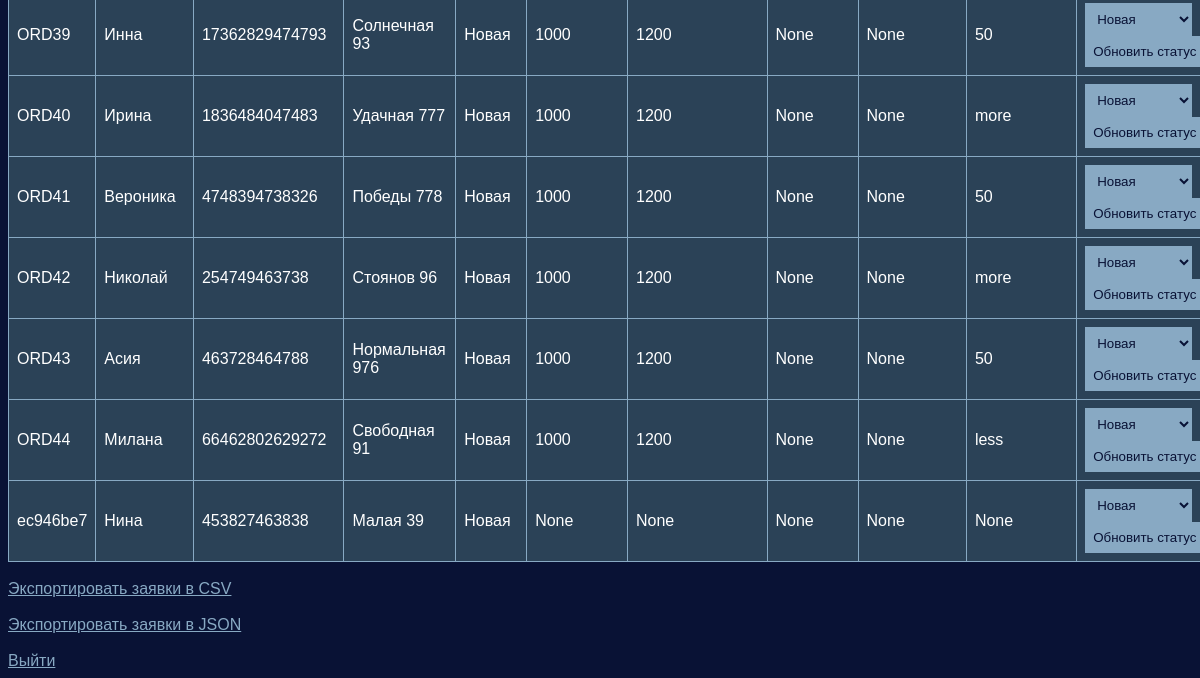
Page /admin/dashboard (signed in, lower part) on the earlier database version.
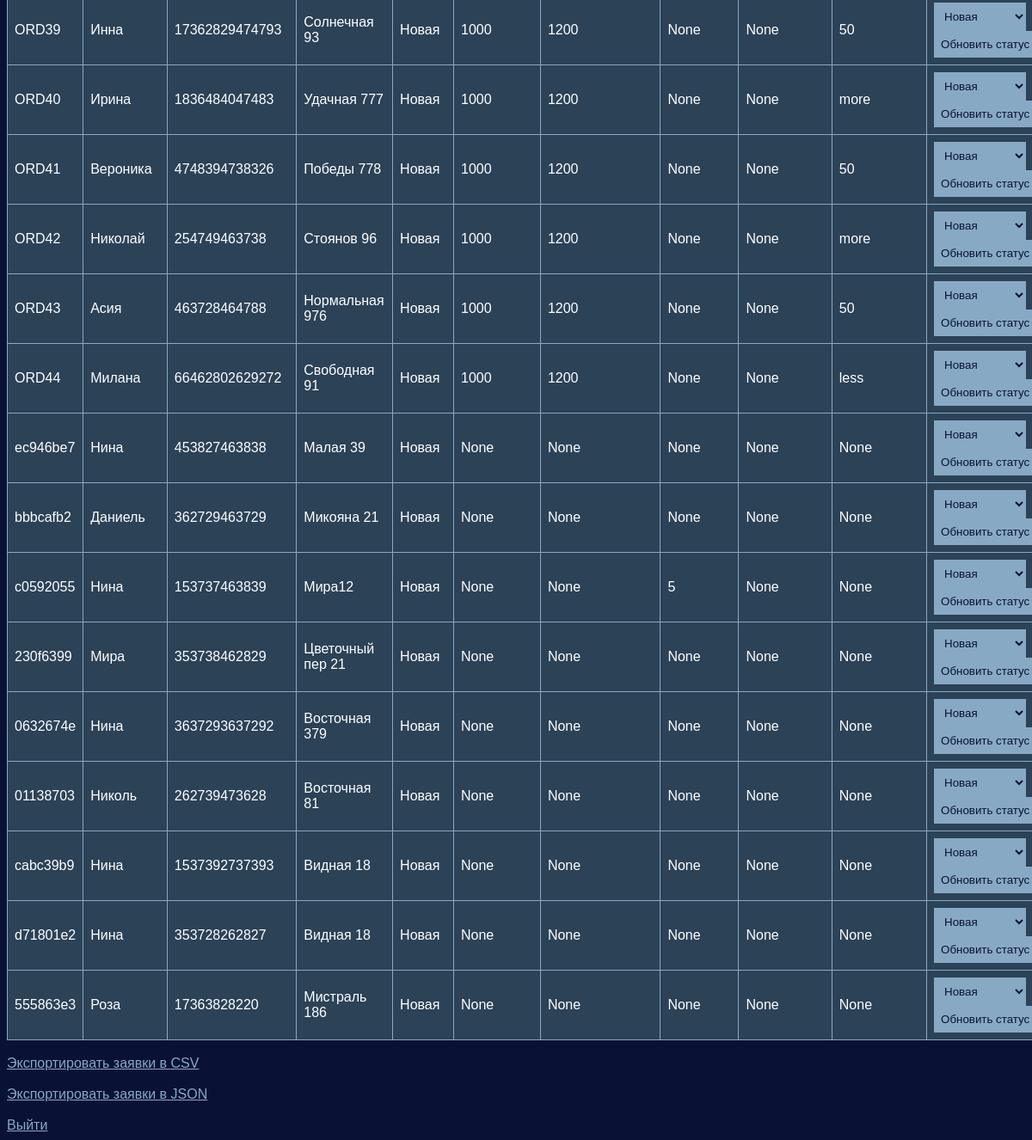
Same page on the later database version.
### tables this page shows
CREATE TABLE orders (
            id INTEGER PRIMARY KEY AUTOINCREMENT,
            client_id INTEGER NOT NULL,  
            order_id TEXT NOT NULL,
            order_status TEXT DEFAULT 'Новая',
            order_date TEXT,
            estimated_price INTEGER,
            final_price INTEGER,
            poison_type TEXT,
            insect_type TEXT,
            insect_quantity TEXT,
            client_contact TEXT,
            client_address TEXT,
            client_property_type TEXT,
            client_area INTEGER, user_id INTEGER, disinsector_id INTEGER,
            FOREIGN KEY (client_id) REFERENCES users(id)  -- Внешний ключ
        );

CREATE TABLE users (
            id INTEGER PRIMARY KEY AUTOINCREMENT,
            name TEXT NOT NULL,
            object TEXT NOT NULL,
            insect_quantity TEXT NOT NULL,
            disinsect_experience TEXT NOT NULL,
            phone TEXT NOT NULL,
            address TEXT NOT NULL
        );

### app.py (the view)
@app.route('/admin/dashboard', methods=['GET', 'POST'])
def admin_dashboard():
    if 'user_id' in session and session.get('role') == 'admin':
        conn = sqlite3.connect('disinsect_data.db')
        cur = conn.cursor()
        cur.execute('''
            SELECT o.order_id, u.name, u.phone, u.address, o.order_status, o.estimated_price, o.final_price,
                   o.poison_type, o.insect_type, o.insect_quantity
            FROM orders o
            JOIN users u ON o.client_id = u.id
        ''')
        clients = cur.fetchall()
        conn.close()
        if clients:
            return render_template('admin_dashboard.html', clients=clients, filter_status='Все')
        else:
            flash("Нет заявок для отображения")
            return redirect(url_for('admin_dashboard'))
    else:
        return redirect(url_for('login'))

### templates/admin_dashboard.html (shortened to what this page needs)
<!DOCTYPE html>
<html lang="en">
<head>
</head>
<body>
    {% if session.get('role') == 'admin' %}
    <br><br>
    {% endif %}
    {% if clients %}
    <table border="1">
        {% for client in clients %}
        <tr>
            <td>{{ client[0] }}</td>
            <td>{{ client[1] }}</td>
            <td>{{ client[2] }}</td>
            <td>{{ client[3] }}</td>
            <td>{{ client[4] }}</td>
            <td>{{ client[5] }}</td>
            <td>{{ client[6] }}</td>
            <td>{{ client[7] }}</td>
            <td>{{ client[8] }}</td>
            <td>{{ client[9] }}</td>
            <td>
                <form method="POST">
                    <select name="status">
                        <option value="Новая" {% if client[4] == 'Новая' %}selected{% endif %}>Новая</option>
                    </select>
                    <input type="submit" value="Обновить статус">
                </form>
            </td>
        </tr>
        {% endfor %}
    </table>
    {% else %}
        <p>Заявок нет.</p>
    {% endif %}
    <br>
    <a href="{{ url_for('export_csv') }}">Экспортировать заявки в CSV</a>
    <br><br>
    <a href="{{ url_for('export_json') }}">Экспортировать заявки в JSON</a>
    <br><br>
    <a href="{{ url_for('logout') }}">Выйти</a>
</body>
</html>

Differences in the rows shown:
added orders: order "bbbcafb2", name "Даниель", phone "362729463729", address "Микояна 21", order_status "Новая", client "None", status "Новая"
added orders: order "c0592055", name "Нина", phone "153737463839", address "Мира12", order_status "Новая", client "None", poison_type "5", status "Новая"
added orders: order "230f6399", name "Мира", phone "353738462829", address "Цветочный пер 21", order_status "Новая", client "None", status "Новая"
added orders: order "0632674e", name "Нина", phone "3637293637292", address "Восточная 379", order_status "Новая", client "None", status "Новая"
added orders: order "01138703", name "Николь", phone "262739473628", address "Восточная 81", order_status "Новая", client "None", status "Новая"
added orders: order "cabc39b9", name "Нина", phone "1537392737393", address "Видная 18", order_status "Новая", client "None", status "Новая"
added orders: order "d71801e2", name "Нина", phone "353728262827", address "Видная 18", order_status "Новая", client "None", status "Новая"
added orders: order "555863e3", name "Роза", phone "17363828220", address "Мистраль 186", order_status "Новая", client "None", status "Новая"
